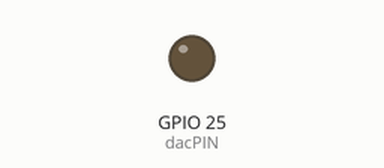
Recording of a sketch running on a simulated ESP32. Parts: output pins drawn as LEDs (lit = HIGH).

Above: at 0.0 s.
Timing chart, 0 to 0.8 s (numbered marks = the images above):
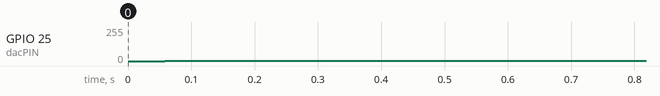

Measured:
- by itself, GPIO 25 (dacPIN): 0/255 → 1/255 at 0.06 s

The sketch:

dacSine.ino
```cpp
// dacSin -- Write a sin wave to the ESP32 DAC pins with the arduino library
// author: stf

const unsigned int dacPIN = 25;

uint8_t sine_lookup[200];
const float conversionFactor = (2*PI)/200;

void setup() {
        float radAngle;
        for(unsigned int angle=0; angle<200; angle++){
                radAngle = angle*conversionFactor;
                sine_lookup[angle] = (sin(radAngle)*100) + 100;
        }
}

uint8_t idx = 0;

void loop() {
        idx = idx + 1;
        if(idx >= 200)
                idx = 0;
        dacWrite(dacPIN, sine_lookup[idx]);
        //dacWrite(dacPIN, (sin(idx*conversionFactor)*100) + 100);
}
```
